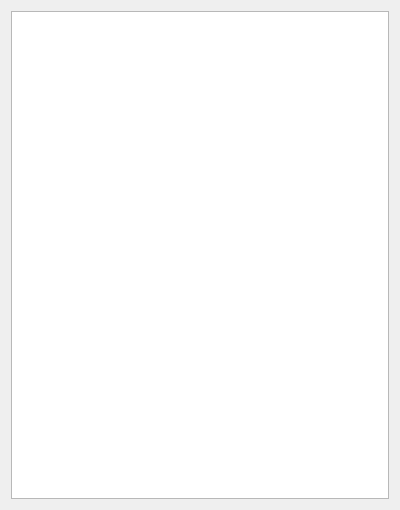
<?xml version="1.0" encoding="UTF-8"?>
<ui version="4.0">
 <class>MissionTreeWidget</class>
 <widget class="QWidget" name="MissionTreeWidget">
  <property name="geometry">
   <rect>
    <x>0</x>
    <y>0</y>
    <width>400</width>
    <height>510</height>
   </rect>
  </property>
  <property name="windowTitle">
   <string>Form</string>
  </property>
  <layout class="QHBoxLayout" name="horizontalLayout">
   <item>
    <widget class="QTreeView" name="treeView"/>
   </item>
  </layout>
  <action name="actionDelete">
   <property name="text">
    <string>Delete</string>
   </property>
   <property name="toolTip">
    <string>Delete</string>
   </property>
  </action>
  <action name="actionAddPoint">
   <property name="text">
    <string>Add Point</string>
   </property>
   <property name="toolTip">
    <string>Add Point</string>
   </property>
  </action>
  <action name="actionAddRail">
   <property name="text">
    <string>Add Rail</string>
   </property>
   <property name="toolTip">
    <string>Add Rail</string>
   </property>
  </action>
  <action name="actionAddSegment">
   <property name="text">
    <string>Add Segment</string>
   </property>
   <property name="toolTip">
    <string>Add Segment</string>
   </property>
  </action>
  <action name="actionAddCollection">
   <property name="text">
    <string>Add Collection</string>
   </property>
   <property name="toolTip">
    <string>Add Collection</string>
   </property>
  </action>
  <action name="actionNewMission">
   <property name="text">
    <string>New Mission</string>
   </property>
   <property name="toolTip">
    <string>New Mission</string>
   </property>
  </action>
 </widget>
 <resources/>
 <connections/>
</ui>
